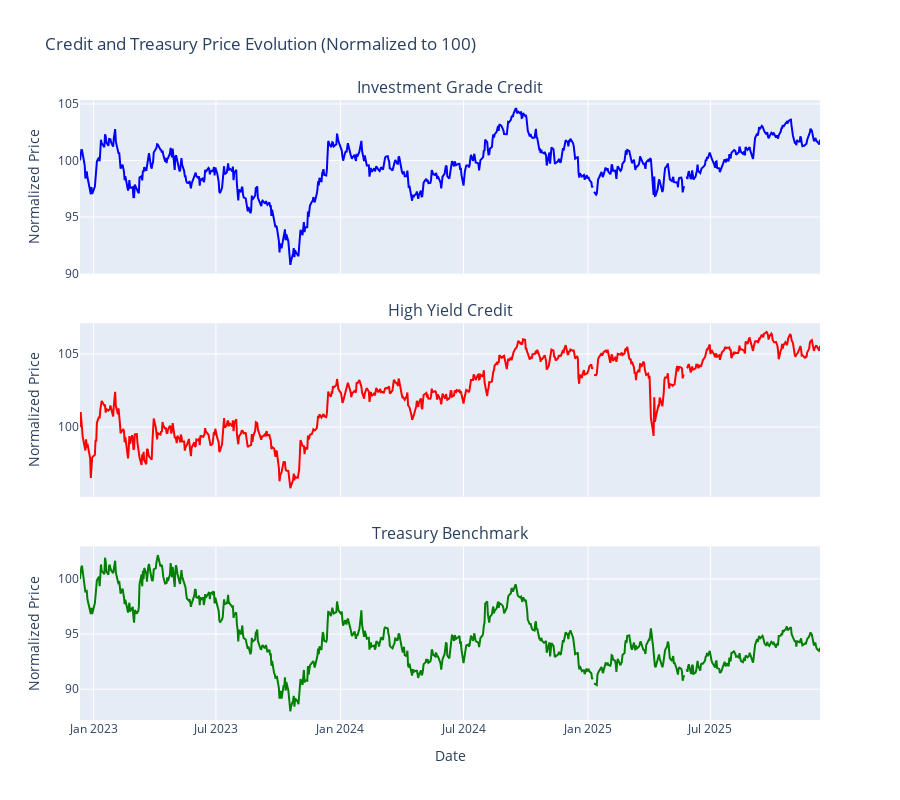

The notebook cell this image was saved under:
### Markdown cell above
## 3. Credit Spreads Analysis

Credit spreads are the yield difference between corporate bonds and risk-free treasuries. We'll analyze the spread dynamics for both investment grade (IG) and high yield (HY) credit.

### Code cell
# Extract closing prices
if isinstance(raw_data.columns, pd.MultiIndex):
    # Use level index 1 (second level) to extract 'Close' prices
    close_prices = raw_data.xs('Close', level=1, axis=1).copy()
else:
    close_prices = raw_data.copy()

# Calculate returns
returns = close_prices.pct_change().dropna()

# Define asset groups
ig_etfs = ['LQD', 'VCIT', 'VCSH', 'VCLT', 'IGLB']
hy_etfs = ['HYG', 'JNK', 'SHYG', 'SJNK', 'USHY']
treasury_etfs = ['SHY', 'IEF', 'TLT', 'VGSH', 'VGIT', 'VGLT', 'TLH']

# Create composite indices (equal-weighted average)
ig_available = [t for t in ig_etfs if t in close_prices.columns]
hy_available = [t for t in hy_etfs if t in close_prices.columns]
tsy_available = [t for t in treasury_etfs if t in close_prices.columns]

if ig_available:
    close_prices['IG_Composite'] = close_prices[ig_available].mean(axis=1)
if hy_available:
    close_prices['HY_Composite'] = close_prices[hy_available].mean(axis=1)
if tsy_available:
    close_prices['TSY_Composite'] = close_prices[tsy_available].mean(axis=1)

# Plot composite price evolution
fig = make_subplots(
    rows=3, cols=1,
    subplot_titles=('Investment Grade Credit', 'High Yield Credit', 'Treasury Benchmark'),
    vertical_spacing=0.08,
    shared_xaxes=True
)

if 'IG_Composite' in close_prices.columns:
    # Normalize to 100 at start
    ig_norm = (close_prices['IG_Composite'] / close_prices['IG_Composite'].iloc[0]) * 100
    fig.add_trace(go.Scatter(x=ig_norm.index, y=ig_norm.values, 
                            name='IG Credit', line=dict(color='blue')), row=1, col=1)

if 'HY_Composite' in close_prices.columns:
    hy_norm = (close_prices['HY_Composite'] / close_prices['HY_Composite'].iloc[0]) * 100
    fig.add_trace(go.Scatter(x=hy_norm.index, y=hy_norm.values,
                            name='HY Credit', line=dict(color='red')), row=2, col=1)

if 'TSY_Composite' in close_prices.columns:
    tsy_norm = (close_prices['TSY_Composite'] / close_prices['TSY_Composite'].iloc[0]) * 100
    fig.add_trace(go.Scatter(x=tsy_norm.index, y=tsy_norm.values,
                            name='Treasuries', line=dict(color='green')), row=3, col=1)

fig.update_layout(
    height=800,
    title_text="Credit and Treasury Price Evolution (Normalized to 100)",
    showlegend=False
)
fig.update_yaxes(title_text="Normalized Price", row=1, col=1)
fig.update_yaxes(title_text="Normalized Price", row=2, col=1)
fig.update_yaxes(title_text="Normalized Price", row=3, col=1)
fig.update_xaxes(title_text="Date", row=3, col=1)

fig.show()

# Save figure
fig_dir = project_root / 'data' / 'processed' / 'figures'
fig_dir.mkdir(parents=True, exist_ok=True)
fig.write_html(fig_dir / '01_credit_spreads.html')
try:
    fig.write_image(fig_dir / '01_credit_spreads.png', width=1200, height=800)
except Exception as e:
    print(f"Note: Could not save PNG (install kaleido: pip install kaleido)")

print("\n✓ Composite indices created and plotted")
print(f"✓ Figure saved to {fig_dir / '01_credit_spreads.html'}")

### Figure 1 — Plotly figure (JSON) as saved in the notebook; plotly's stock layout.template omitted (floating-point values rounded to 4 significant figures; data arrays with more than 128 entries replaced by an {"elided": "..."} marker saying what was removed)
{"data": [{"line": {"color": "blue"}, "name": "IG Credit", "type": "scatter", "x": {"elided": "754 str values"}, "xaxis": "x", "y": {"elided": "754 float values"}, "yaxis": "y"}, {"line": {"color": "red"}, "name": "HY Credit", "type": "scatter", "x": {"elided": "754 str values"}, "xaxis": "x2", "y": {"elided": "754 float values"}, "yaxis": "y2"}, {"line": {"color": "green"}, "name": "Treasuries", "type": "scatter", "x": {"elided": "754 str values"}, "xaxis": "x3", "y": {"elided": "754 float values"}, "yaxis": "y3"}], "layout": {"annotations": [{"font": {"size": 16}, "showarrow": false, "text": "Investment Grade Credit", "x": 0.5, "xanchor": "center", "xref": "paper", "y": 1, "yanchor": "bottom", "yref": "paper"}, {"font": {"size": 16}, "showarrow": false, "text": "High Yield Credit", "x": 0.5, "xanchor": "center", "xref": "paper", "y": 0.64, "yanchor": "bottom", "yref": "paper"}, {"font": {"size": 16}, "showarrow": false, "text": "Treasury Benchmark", "x": 0.5, "xanchor": "center", "xref": "paper", "y": 0.28, "yanchor": "bottom", "yref": "paper"}], "height": 800, "showlegend": false, "title": {"text": "Credit and Treasury Price Evolution (Normalized to 100)"}, "xaxis": {"anchor": "y", "domain": [0, 1], "matches": "x3", "showticklabels": false}, "xaxis2": {"anchor": "y2", "domain": [0, 1], "matches": "x3", "showticklabels": false}, "xaxis3": {"anchor": "y3", "domain": [0, 1], "title": {"text": "Date"}}, "yaxis": {"anchor": "x", "domain": [0.72, 1], "title": {"text": "Normalized Price"}}, "yaxis2": {"anchor": "x2", "domain": [0.36, 0.64], "title": {"text": "Normalized Price"}}, "yaxis3": {"anchor": "x3", "domain": [0, 0.28], "title": {"text": "Normalized Price"}}}}
